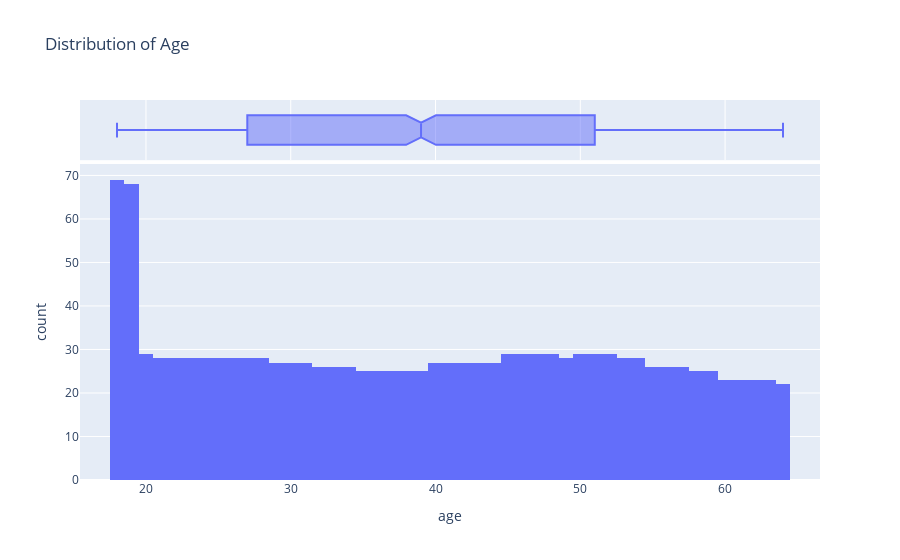

The cell this chart's notebook holds for it:
### Markdown cell above
# Age Distribution

### Code cell
px.histogram(df,x='age',marginal='box',nbins=47,title='Distribution of Age')

### Figure 1 — Plotly figure (JSON) as saved in the notebook; plotly's stock layout.template omitted (floating-point values rounded to 4 significant figures; data arrays with more than 128 entries replaced by an {"elided": "..."} marker saying what was removed)
{"data": [{"bingroup": "x", "hovertemplate": "age=%{x}<br>count=%{y}<extra></extra>", "legendgroup": "", "marker": {"color": "#636efa", "pattern": {"shape": ""}}, "name": "", "nbinsx": 47, "orientation": "v", "showlegend": false, "type": "histogram", "x": {"elided": "1338 int values"}, "xaxis": "x", "yaxis": "y"}, {"hovertemplate": "age=%{x}<extra></extra>", "legendgroup": "", "marker": {"color": "#636efa"}, "name": "", "notched": true, "showlegend": false, "type": "box", "x": {"elided": "1338 int values"}, "xaxis": "x2", "yaxis": "y2"}], "layout": {"barmode": "relative", "legend": {"tracegroupgap": 0}, "title": {"text": "Distribution of Age"}, "xaxis": {"anchor": "y", "domain": [0, 1], "title": {"text": "age"}}, "xaxis2": {"anchor": "y2", "domain": [0, 1], "matches": "x", "showgrid": true, "showticklabels": false}, "yaxis": {"anchor": "x", "domain": [0, 0.8316], "title": {"text": "count"}}, "yaxis2": {"anchor": "x2", "domain": [0.8416, 1], "matches": "y2", "showgrid": false, "showline": false, "showticklabels": false, "ticks": ""}}}
